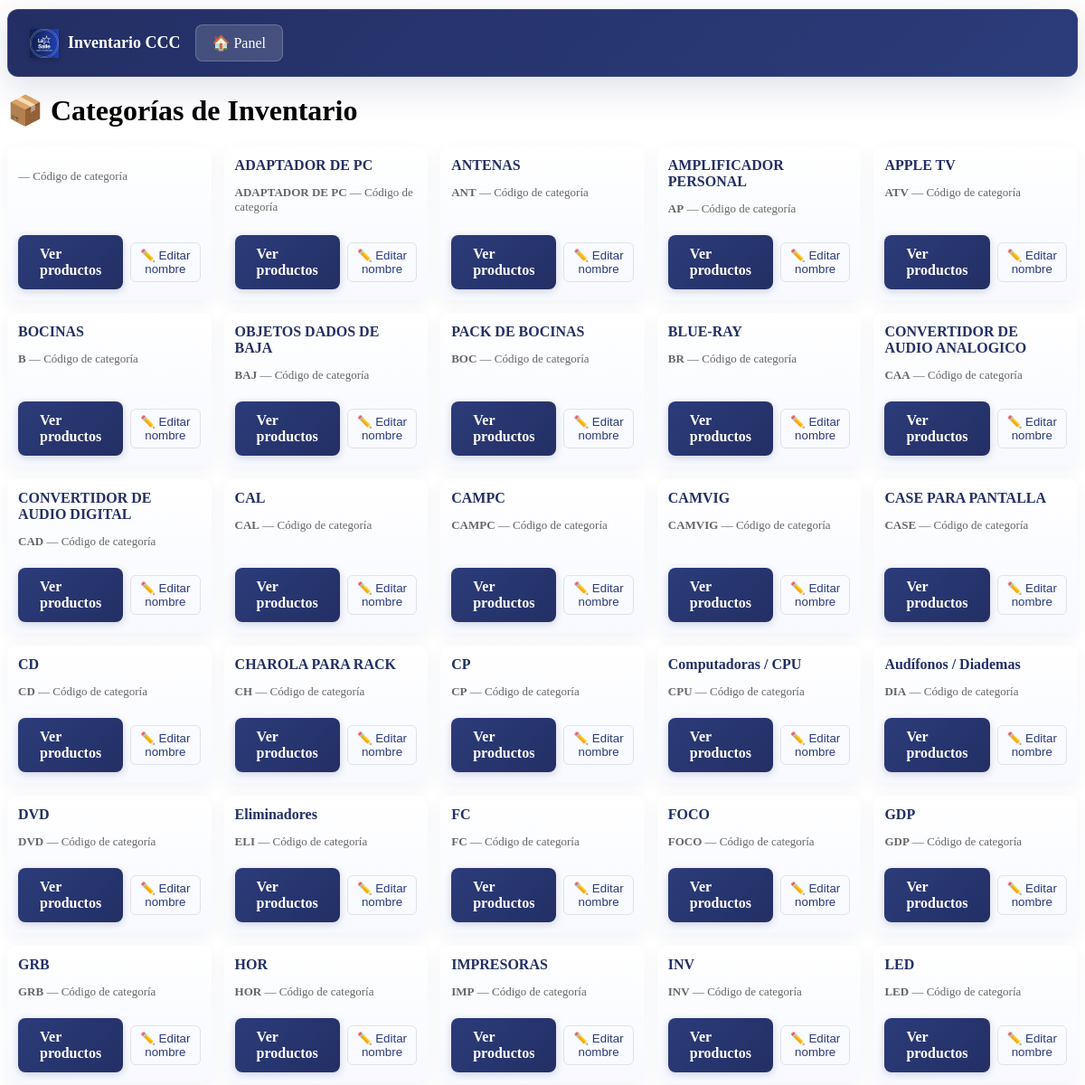
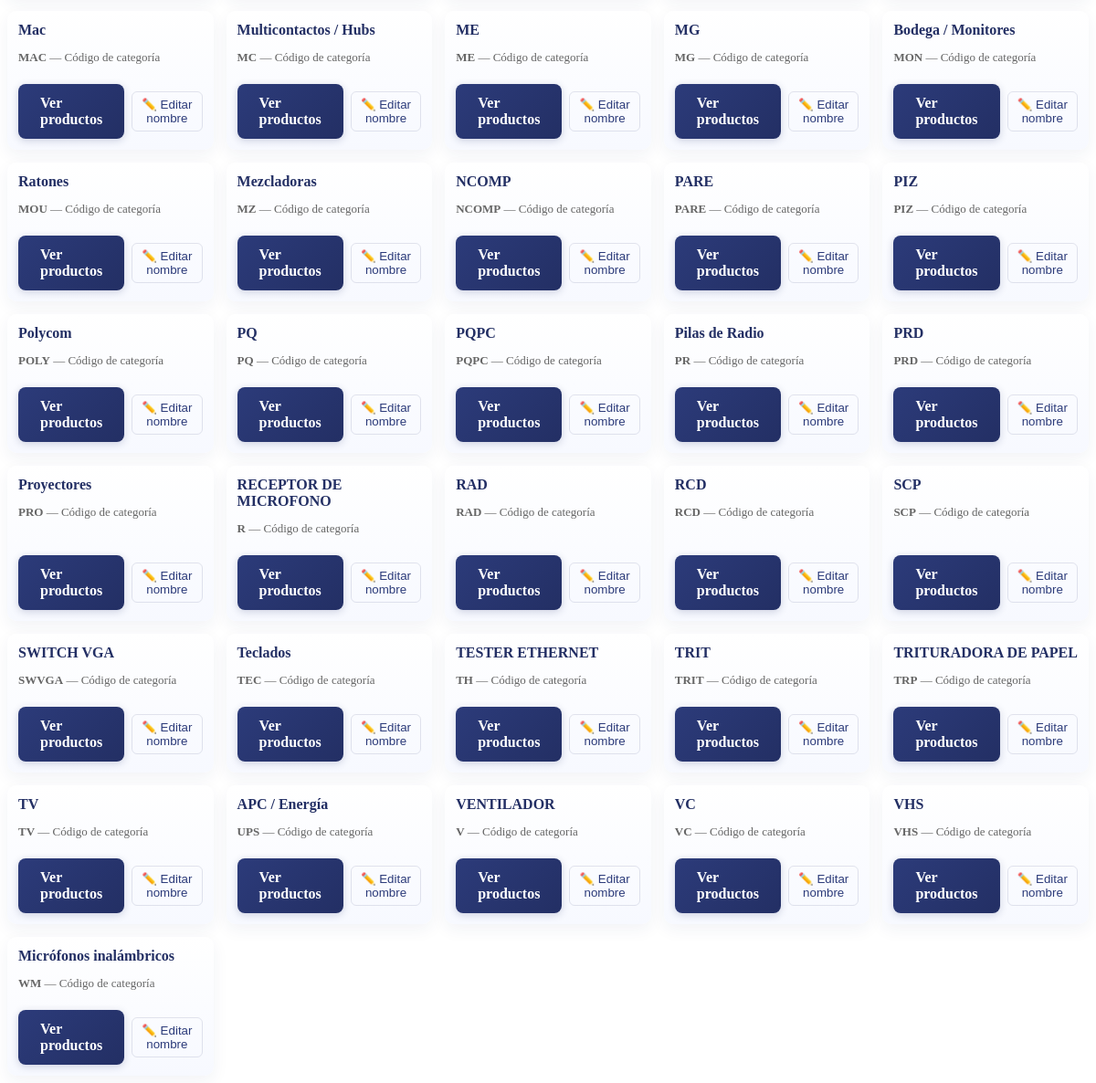
Screenshot of /categorias with the database file from the repository (2 pictures, top to bottom).
### tables this page shows
CREATE TABLE categorias_prefijos (prefijo TEXT PRIMARY KEY, nombre TEXT);

### app.py (the view)
@app.route("/categorias")
def categorias_list():
    categorias_map = {}
    try:
        conn = sqlite3.connect(DB_PATH)
        cur = conn.cursor()
        cur.execute("CREATE TABLE IF NOT EXISTS categorias_prefijos (prefijo TEXT PRIMARY KEY, nombre TEXT)")
        cur.execute("SELECT DISTINCT(CASE WHEN instr(sku,'-')>0 THEN substr(sku,1,instr(sku,'-')-1) ELSE sku END) as pref FROM inventory ORDER BY pref")
        prefs = [r[0] for r in cur.fetchall()]
        cur.execute("SELECT prefijo, nombre FROM categorias_prefijos")
        overrides = {r[0]: r[1] for r in cur.fetchall()}
        conn.close()
        for p in prefs:
            if p in overrides and overrides[p]:
                categorias_map[p] = overrides[p]
            elif p in CATEGORIAS:
                categorias_map[p] = CATEGORIAS[p]
            else:
                categorias_map[p] = p
    except Exception:
        categorias_map = CATEGORIAS
    return render_template("categorias_list.html", categorias=categorias_map)

### templates/categorias_list.html (shortened to what this page needs)
<!DOCTYPE html>
<html lang="es">
<head>
    <link rel="stylesheet" href="{{ url_for('static', filename='css/admin.css') }}">
</head>
<body>
    <div class="toolbar">
        <div class="left">
            <div class="ls-badge">
                <img src="{{ url_for('static', filename='images/CCClogo.jpg') }}" alt="logo">
                <div>Inventario CCC</div>
            </div>
        </div>
        <div class="right">
            <a href="{{ url_for('admin') }}">🏠 Panel</a>
        </div>
    </div>
    <h1 style="margin-top:6px">📦 Categorías de Inventario</h1>
    <div class="categories-container">
        {% for prefijo, nombre in categorias.items() %}
        <div class="category-card">
            <div>
                <h3 id="name_{{ prefijo }}">{{ nombre }}</h3>
                <p><strong>{{ prefijo }}</strong> — Código de categoría</p>
            </div>
            <div class="category-actions">
                <a class="btn-primary" href="{{ url_for('productos_por_categoria', prefijo=prefijo) }}">Ver productos</a>
                <button class="btn-ghost" onclick="editCategory('{{ prefijo }}')">✏️ Editar nombre</button>
            </div>
        </div>
        {% endfor %}
    </div>
</body>
</html>

### static/css/admin.css (style rules this page uses)
:root { --ls-blue: #232f64; --ls-blue-2: #2c3b7a; --ls-blue-dark: #1a2450; --ls-blue-light: #f0f2fa; --accent: #b91f31; --accent-dark: #9a1a28; --muted: #666; --muted-light: #888; --card-bg: #ffffff; --border-radius: 12px; --shadow-soft: 0 4px 20px rgba(35, 47, 100, 0.08); --shadow-medium: 0 8px 30px rgba(35, 47, 100, 0.12); --shadow-strong: 0 12px 40px rgba(35, 47, 100, 0.15); --transition: all 0.3s cubic-bezier(0.25, 0.8, 0.25, 1); }
* { box-sizing: border-box; }
.toolbar { position: sticky; top: 10px; background: linear-gradient(135deg, var(--ls-blue), var(--ls-blue-2)); color: white; padding: 16px 24px; border-radius: var(--border-radius); display: flex; gap: 16px; align-items: center; z-index: 100; box-shadow: var(--shadow-strong); backdrop-filter: blur(10px); margin-bottom: 20px; transition: var(--transition); border: 1px solid rgba(255, 255, 255, 0.1); }
.toolbar .left, .toolbar .right { display: flex; align-items: center; gap: 12px; }
.toolbar a, .toolbar button { background: rgba(255, 255, 255, 0.15); color: white; border: 1px solid rgba(255, 255, 255, 0.2); padding: 10px 18px; border-radius: 8px; text-decoration: none; cursor: pointer; font-weight: 500; transition: var(--transition); display: flex; align-items: center; gap: 6px; position: relative; overflow: hidden; }
.toolbar a::before, .toolbar button::before { content: ''; position: absolute; top: 0; left: -100%; width: 100%; height: 100%; background: linear-gradient(90deg, transparent, rgba(255, 255, 255, 0.2), transparent); transition: left 0.5s; }
.ls-badge { display: flex; gap: 10px; align-items: center; font-weight: 700; color: white; font-size: 18px; text-shadow: 0 1px 2px rgba(0, 0, 0, 0.1); }
.ls-badge img { height: 32px; filter: drop-shadow(0 2px 3px rgba(0, 0, 0, 0.2)); }
.categories-container { display: grid; grid-template-columns: repeat(auto-fit, minmax(220px, 1fr)); gap: 14px; margin-top: 12px; }
.category-card { background: linear-gradient(180deg, #ffffff, #f7f9ff); border-radius: 10px; padding: 12px; box-shadow: 0 6px 18px rgba(35, 47, 100, 0.06); display: flex; flex-direction: column; gap: 8px; justify-content: space-between; }
.category-card h3 { margin: 0; color: var(--ls-blue); font-size: 16px; }
.category-card p { color: var(--muted); font-size: 13px; }
.category-actions { display: flex; gap: 8px; align-items: center; }
.btn-ghost { background: transparent; border: 1px solid rgba(35, 47, 100, 0.12); color: var(--ls-blue-2); padding: 6px 10px; border-radius: 6px; text-decoration: none; }
.btn-primary { background: var(--ls-blue-2); color: white; padding: 8px 12px; border-radius: 6px; text-decoration: none; }
.btn-primary { background: linear-gradient(135deg, var(--ls-blue-2), var(--ls-blue)); color: white; border: none; padding: 12px 24px; border-radius: 8px; cursor: pointer; font-weight: 600; transition: var(--transition); box-shadow: 0 2px 8px rgba(35, 47, 100, 0.2); }
.table-wrap, .form-card, .toolbar { animation: fadeIn 0.5s ease-out; }

### rows the page displays
categorias_prefijos: nombre "ANTENAS", prefijo "ANT"
categorias_prefijos: nombre "AMPLIFICADOR PERSONAL", prefijo "AP"
categorias_prefijos: nombre "APPLE TV", prefijo "ATV"
categorias_prefijos: nombre "BOCINAS", prefijo "B"
categorias_prefijos: nombre "OBJETOS DADOS DE BAJA", prefijo "BAJ"
categorias_prefijos: nombre "PACK DE BOCINAS", prefijo "BOC"
categorias_prefijos: nombre "BLUE-RAY", prefijo "BR"
categorias_prefijos: nombre "CONVERTIDOR DE AUDIO ANALOGICO", prefijo "CAA"
categorias_prefijos: nombre "CONVERTIDOR DE AUDIO DIGITAL", prefijo "CAD"
categorias_prefijos: nombre "CASE PARA PANTALLA", prefijo "CASE"
categorias_prefijos: nombre "CD", prefijo "CD"
categorias_prefijos: nombre "CHAROLA PARA RACK", prefijo "CH"
categorias_prefijos: nombre "IMPRESORAS", prefijo "IMP"
categorias_prefijos: nombre "RECEPTOR DE MICROFONO", prefijo "R"
categorias_prefijos: nombre "SWITCH VGA", prefijo "SWVGA"
categorias_prefijos: nombre "TESTER ETHERNET", prefijo "TH"
categorias_prefijos: nombre "TRITURADORA DE PAPEL", prefijo "TRP"
categorias_prefijos: nombre "VENTILADOR", prefijo "V"

### other values shown
{{ nombre }} "ADAPTADOR DE PC" "CAL" "CAMPC" "CAMVIG" "CP" "Computadoras / CPU" "Audífonos / Diademas" "DVD" "Eliminadores" "FC" "FOCO" "GDP" "GRB" "HOR" "INV" "LED" "Mac" "Multicontactos / Hubs" "ME" "MG" "Bodega / Monitores" "Ratones" "Mezcladoras" "NCOMP" "PARE" "PIZ" "Polycom" "PQ" "PQPC" "Pilas de Radio" "PRD" "Proyectores" "RAD" "RCD" "SCP" "Teclados" "TRIT" "TV" "APC / Energía" "VC" "VHS" "Micrófonos inalámbricos"
{{ prefijo }} "ADAPTADOR DE PC" "CAL" "CAMPC" "CAMVIG" "CP" "CPU" "DIA" "DVD" "ELI" "FC" "FOCO" "GDP" "GRB" "HOR" "INV" "LED" "MAC" "MC" "ME" "MG" "MON" "MOU" "MZ" "NCOMP" "PARE" "PIZ" "POLY" "PQ" "PQPC" "PR" "PRD" "PRO" "RAD" "RCD" "SCP" "TEC" "TRIT" "TV" "UPS" "VC" "VHS" "WM"
